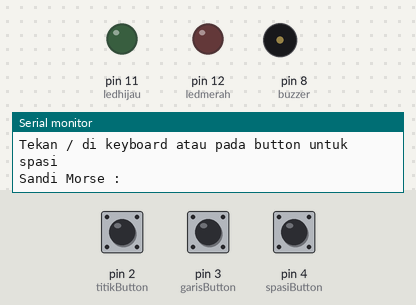
Bench run of a sketch on a simulated Arduino Uno, built with avr-gcc and run on an emulated ATmega328P. Parts: output pins drawn as LEDs (lit = HIGH), buzzer (waves = sounding, pin HIGH), the last lines printed to the serial monitor. Inputs (shaded band) come from the test bench; at power-on: pin 2 (titikButton) LOW, pin 3 (garisButton) LOW, pin 4 (spasiButton) LOW.

Above: at 1.2 s.
1.3 s: pin 2 (titikButton) pulled HIGH for 0.15 s
At 1.44 s:
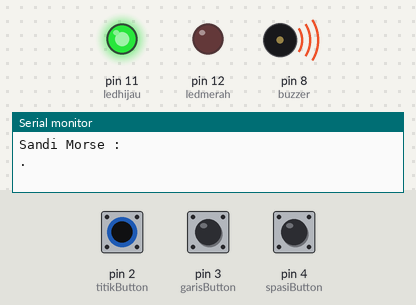
3.0 s: pin 3 (garisButton) pulled HIGH for 0.15 s
At 3.4 s:
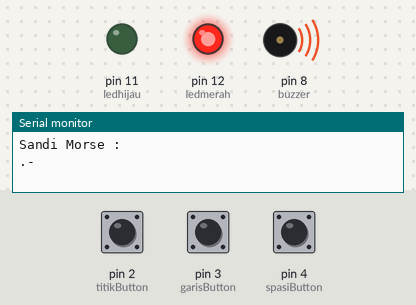
Timing chart, 0 to 6.0 s (numbered marks = the images above; inputs shaded):
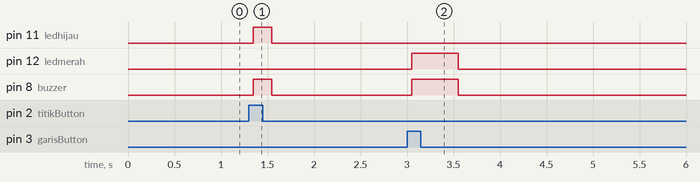

The sketch:

sandimorsebruteforcealgoritma.ino
```cpp
int ledhijau=11;//pinlampu
int ledmerah=12;
int titikButton=2;//titikbutton
int garisButton=3;//garisbutton
int spasiButton=4;
int buzzer=8;

int karakterascii=0;//karakter
int mulaiposisi=0,
	akhirposisi=0;//mulai posisi - akhir posisi
int mulaiposisi1=0,
	akhirposisi1=0;//mulai posisi1 - akhir posisi1
int bagiangarisButton=0;//statusgarisbutton
int bagiantitikButton=0;//statustitikbutton
int bagianspasiButton=0;
// int statusledmerah=0;//statusledmerah

#define karakter 44//array dari ascci untuk morse code karakter
String sandimorse="";//sandimorse
String karaktersandi="";
String text="";
//char* string data[karakter]
String data[karakter]={
  "/", //47
  "-----",  // 48 - 0
  ".----",  // 49 - 1
  "..---",  // 50 - 2
  "...--",  // 51 - 3
  "....-",  // 52 - 4
  ".....",  // 53 - 5
  "-....",  // 54 - 6
  "--...",  // 55 - 7
  "---..",  // 56 - 8
  "----.",  // 57 - 9
  "---...", // 58 - :
  "-.-.-.", // 59 - ;
  "",       // 60 - <
  "-...-",  // 61 - =
  "",       // 62 - >
  "..--..", // 63 - ?
  ".--.-.", // 64 - @
  ".-",     // 65 - A
  "-...",   // 66 - B
  "-.-.",   // 67 - C
  "-..",    // 68 - D
  ".",      // 69 - E
  "..-.",   // 70 - F
  "--.",    // 71 - G
  "....",   // 72 - H
  "..",     // 73 - I
  ".---",   // 74 - J
  "-.-",    // 75 - K
  ".-..",   // 76 - L
  "--",     // 77 - M
  "-.",     // 78 - N
  "---",    // 79 - O
  ".--.",   // 80 - P
  "--.-",   // 81 - Q
  ".-.",    // 82 - R
  "...",    // 83 - S
  "-",      // 84 - T
  "..-",    // 85 - U
  "...-",   // 86 - V
  ".--",    // 87 - W
  "-..-",   // 88 - X
  "-.--",   // 89 - Y
  "--..",   // 90 - Z
};


void setup() {

pinMode(ledhijau, OUTPUT);
pinMode(ledmerah, OUTPUT);
pinMode(titikButton, INPUT);
pinMode(garisButton, INPUT);
pinMode(buzzer, OUTPUT);
Serial.begin(9600);

Serial.println("Tekan 1 di keyboard untuk output hasil ");
Serial.println("Tekan / di keyboard atau pada button untuk spasi ");
Serial.println("Sandi Morse : ");

}

void hijau()
{
  digitalWrite(ledhijau, HIGH);
}

void merah()
{
  digitalWrite(ledmerah, HIGH);
}

void suara()
{
  digitalWrite(buzzer, HIGH);
}

void mati()
{
  digitalWrite(ledhijau, LOW);
  digitalWrite(ledmerah, LOW);
  digitalWrite(buzzer, LOW);
}

//proses pada hardware

void proses()
{

  bagiantitikButton=digitalRead(titikButton);
  bagiangarisButton=digitalRead(garisButton);
  bagianspasiButton=digitalRead(spasiButton);


  if(bagiangarisButton == HIGH)
  {
    merah();
    suara();
    sandimorse=sandimorse+("-");
    Serial.print("-");
    delay(500);
  }
  else if(bagiantitikButton == HIGH)
  {
   hijau();
   suara();
   sandimorse=sandimorse+(".");
   Serial.print(".");
   delay(200);
  }
  else if(bagianspasiButton == HIGH)
  {
   sandimorse=sandimorse+("/");
   Serial.print("/");
   delay(200);
  }
//  else if(bagiangarisButton==HIGH && bagiantitikButton==HIGH)
//  {
//    sandimorse=sandimorse+(" ");
//    mati();
//  }
  else
  {
    mati();
    delay(50);
  }

}

char konvmenjadikarakter(String karaktersandi) //bruteforce
{

  for(int i=0; i<karakter; i++)
  {
   	if(karaktersandi == data[i])
    {
      karakterascii = i+47;//ascii dari urutan ke 48
      break;
    }
  }
  return karakterascii;

}

void mengeksposdata(String data) //string matching
{
        data.concat('/'); // Menempatkan / di akhir kata untuk menyederhanakan pemrosesan lebih lanjut

        akhirposisi=data.indexOf('/');

        while(akhirposisi < data.length()) //Loop untuk mengekstraksi sandi morse karakter tunggal dari rangkaian kata
        {
          text.concat(konvmenjadikarakter(data.substring(mulaiposisi, akhirposisi)));// ditambahkan data.substring

          mulaiposisi=akhirposisi+1;

          if(mulaiposisi == data.length())
          {
            break;
          }
          akhirposisi=data.indexOf('/', mulaiposisi);
        }


        Serial.print(text);
        Serial.print(" ");
        mulaiposisi=0;
        akhirposisi=0;
        text="";


}

void loop()
{
while(Serial.available() > 0 )
{
      int ascii=Serial.read();

	  // if(ascii == 1)
      // {
      //   proses();
      // }
      // else if(ascii == 92)
      // {
      //   sandimorse=sandimorse+("/");
      //   Serial.print("/");
      //   mengeksposdata(sandimorse);
      //   sandimorse="";
      // }
      // else
      // {
      //   sandimorse=sandimorse+("#");
      //   Serial.print("#");
      //   mengeksposdata(sandimorse);
      //   sandimorse="";
      // }


      switch(ascii)
      {
        case 49: //

        Serial.print("\n");
        sandimorse=sandimorse+("#");

         Serial.print("\nTerjemahan Sandi Morse :  ");

        akhirposisi1=sandimorse.indexOf('#');

        while(akhirposisi1 < sandimorse.length() ) //string matching brute force
        {
          mengeksposdata(sandimorse.substring(mulaiposisi1, akhirposisi1));
            // fungsi yang mengubah data sandi morse menjadi angka, huruf, dan simbol.
          mulaiposisi1=akhirposisi1+1;
          if(mulaiposisi1 == sandimorse.length() )
          {
            break;
          }
           akhirposisi1= sandimorse.indexOf('#', mulaiposisi1);
        }

        mulaiposisi1=0;
        akhirposisi1=0;

        text=""; //mengubah terjemahan baru
        sandimorse="";
        Serial.println("\n\nMasukan Sandi Morse :");


        break;

        case 47: // 47 data ascii ditombol keyboard /

        sandimorse=sandimorse+("/");
        Serial.print("/");
        delay(200);

        break;

        case 51: // 51 data ascii dari keyboard 3

        sandimorse=sandimorse+("#");
        Serial.print("#");
        delay(200);

        break;

      }

}

proses();

}
```

Measured:
- after the input at 1.3 s, pin 11 (ledhijau), pin 8 (buzzer): LOW → HIGH after 0.05 s, → LOW 0.20 s later
- after the input at 3.0 s, pin 12 (ledmerah), pin 8 (buzzer): LOW → HIGH after 0.05 s, → LOW 0.50 s later
